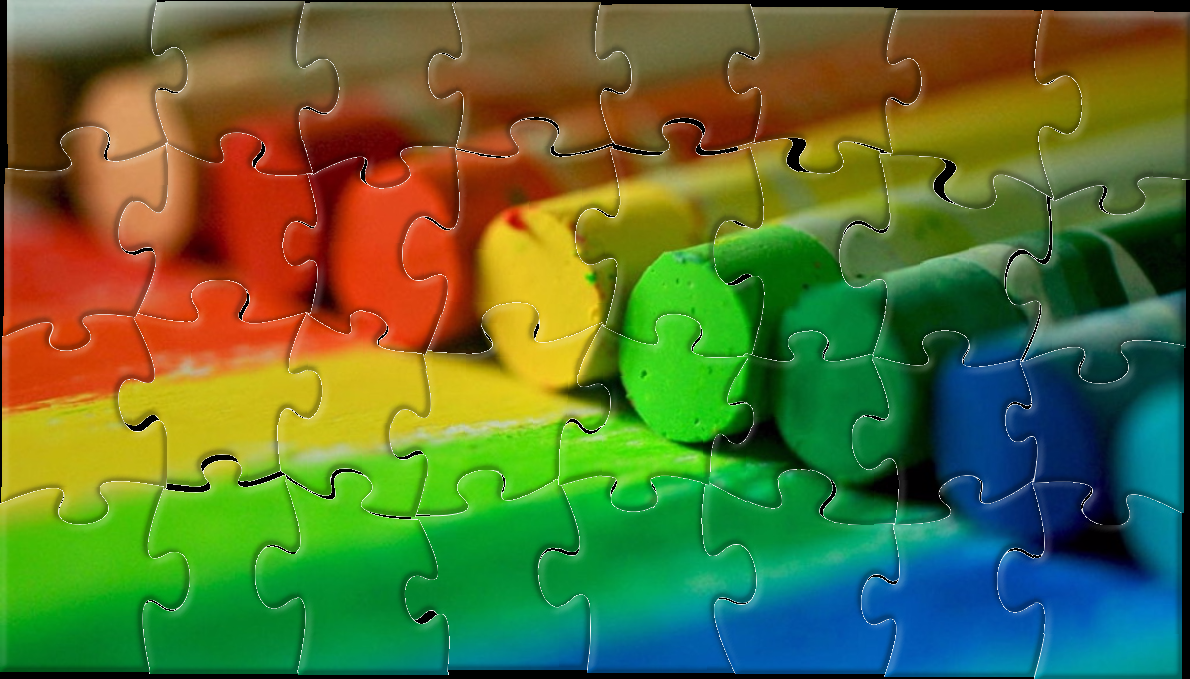
#> input picture resources/jigsaw-solved/craies_32.png, 1190 x 679 px; its folder holds only this picture in this run
$ python -i Bad_Extractor.py.py   (imports and definitions only)
#> lines starting #> are read from the running program, lines starting #| are printed output that depends on the picture; after the words box and inside, x2 and y2 are one past the last pixel; in counts of white or black regions, pixels touching at a corner belong together
from scipy import ndimage

import cv2
import sys
import numpy as np
from Img.GreenScreen import *
from Img.filters import *

PREPROCESS_DEBUG_MODE = 1

def show_image(img, ind=None, name='image', show=True):
    """ Helper used for matplotlib image display """

    plt.axis("off")
    plt.imshow(img)
    if show:
        plt.show()

def show_contours(contours, imgRef):
    """ Helper used for matplotlib contours display """

    whiteImg = np.zeros(imgRef.shape)
    cv2.drawContours(whiteImg, contours, -1, (255, 0, 0), 1, maxLevel=1)
    show_image(whiteImg)
    cv2.imwrite("/tmp/cont.png", whiteImg)

class Extractor():
    """
        Class used for preprocessing and pieces extraction
    """

    def __init__(self, path, viewer=None, green_screen=False, factor=0.84):
#> called with green_screen = False, factor = 0.84
        self.path = path
        self.img = cv2.imread(self.path, cv2.IMREAD_COLOR)
#> self.img is the input picture: shape (679, 1190, 3); mean B, G, R 51.3, 111.5, 87.9
        if green_screen:
            self.img = cv2.medianBlur(self.img, 5)
            divFactor = 1 / (self.img.shape[1] / 640)
            print(self.img.shape)
            print('Resizing with factor', divFactor)
            self.img = cv2.resize(self.img, (0, 0), fx=divFactor, fy=divFactor)
            cv2.imwrite("/tmp/resized.png", self.img)
            remove_background("/tmp/resized.png", factor=factor)
            self.img_bw = cv2.imread("/tmp/green_background_removed.png", cv2.IMREAD_GRAYSCALE)
            # rescale self.img and self.img_bw to 640
        else:
            self.img_bw = cv2.imread(self.path, cv2.IMREAD_GRAYSCALE)
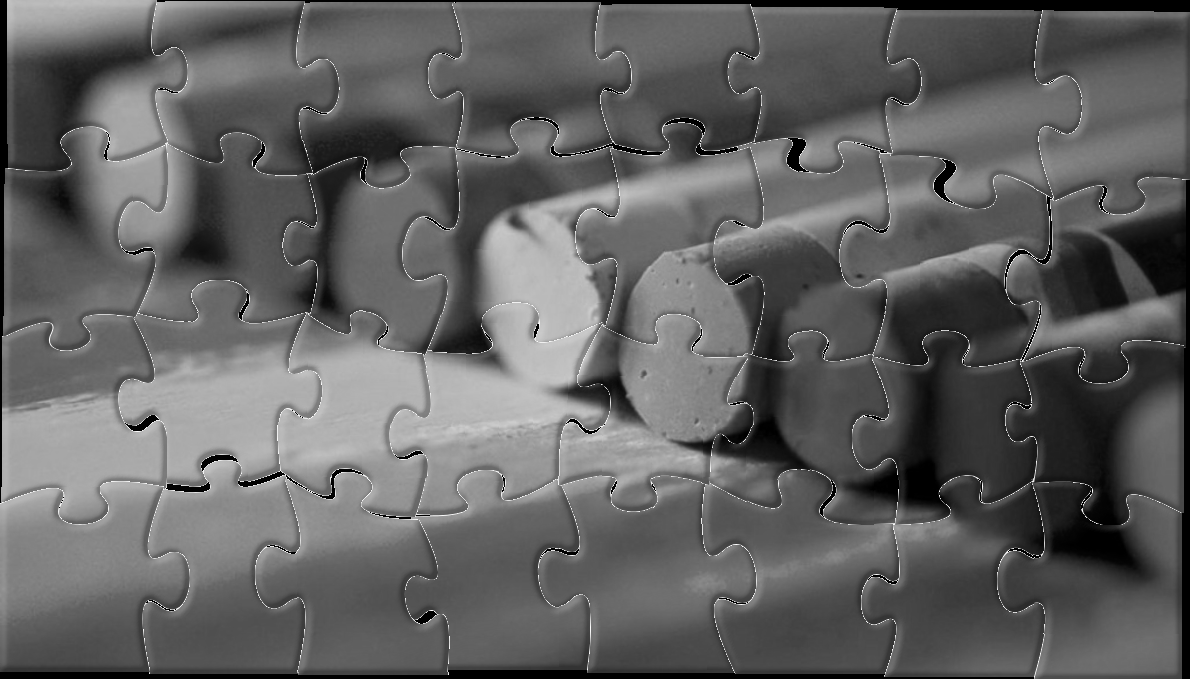
#> self.img_bw: shape (679, 1190); min 0, max 255, mean 97.1
        self.viewer = viewer
        self.green_ = green_screen
        self.kernel_ = cv2.getStructuringElement(cv2.MORPH_RECT, (3, 3))

    def log(self, *args):
        """ Helper function to log informations to the GUI """

        print(' '.join(map(str, args)))
        if self.viewer:
            self.viewer.addLog(args)

    def extract(self):
        """
            Perform the preprocessing of the image and call functions to extract
            informations of the pieces.
        """

        kernel = np.ones((3, 3), np.uint8)

        cv2.imwrite("/tmp/binarized.png", self.img_bw)
        if self.viewer is not None:
            self.viewer.addImage("Binarized", "/tmp/binarized.png")

        ### Implementation of random functions, actual preprocessing is down below

        def fill_holes():
            """ filling contours found (and thus potentially holes in pieces) """

            contour, _ = cv2.findContours(self.img_bw, cv2.RETR_CCOMP, cv2.CHAIN_APPROX_SIMPLE)
            for cnt in contour:
                cv2.drawContours(self.img_bw, [cnt], 0, 255, -1)

        def generated_preprocesing():
            ret, self.img_bw = cv2.threshold(self.img_bw, 254, 255, cv2.THRESH_BINARY_INV)
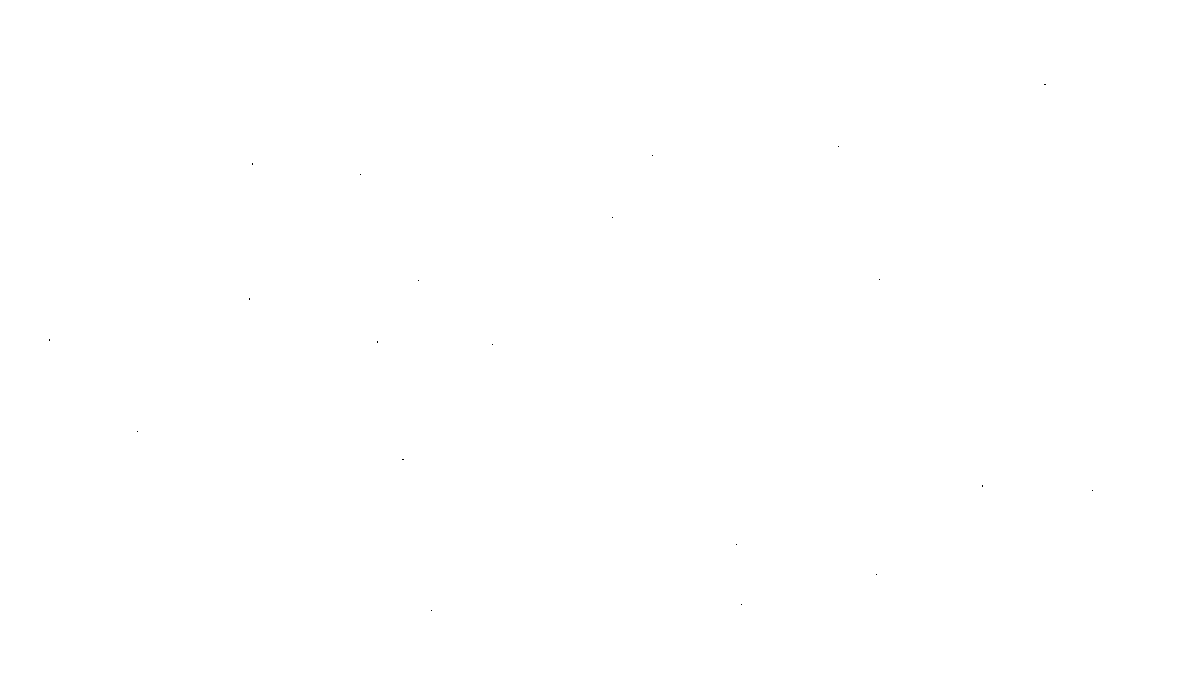
#> self.img_bw: shape (679, 1190); 100% white; black in thin lines or dots, all inside (x1, y1, x2, y2) = (49, 84, 1093, 611)
            cv2.imwrite("/tmp/otsu_binarized.png", self.img_bw)
            self.img_bw = cv2.morphologyEx(self.img_bw, cv2.MORPH_CLOSE, kernel)
#> self.img_bw: shape (679, 1190); every value is 255
            self.img_bw = cv2.morphologyEx(self.img_bw, cv2.MORPH_OPEN, kernel)


        def real_preprocessing():
            """ Apply morphological operations on base image. """
            self.img_bw = cv2.morphologyEx(self.img_bw, cv2.MORPH_CLOSE, kernel)
            self.img_bw = cv2.morphologyEx(self.img_bw, cv2.MORPH_OPEN, kernel)

        ### PREPROCESSING: starts there

        # With this we apply morphologic operations (CLOSE, OPEN and GRADIENT)
        if not self.green_:
            generated_preprocesing()
        else:
            real_preprocessing()
        # These prints are activated only if the PREPROCESS_DEBUG_MODE variable at the top is set to 1
        if PREPROCESS_DEBUG_MODE == 1:
            show_image(self.img_bw)

        # With this we fill the holes in every contours, to make sure there is no fragments inside the pieces
        if not self.green_:
            fill_holes()
#> in fill_holes, `contour, _ = cv2.findContours(self.img_bw, cv2.RETR_CCOMP, cv2.CHAIN_A..`: contour = [[[0, 0], [0, 678], [1189, 678], [1189, 0]]]
#> the loop in fill_holes, `for cnt in contour:` made 1 pass
#> cnt on pass 1: [[0, 0], [0, 678], [1189, 678], [1189, 0]]

        if PREPROCESS_DEBUG_MODE == 1:
            show_image(self.img_bw)

        cv2.imwrite("/tmp/binarized_treshold_filled.png", self.img_bw)
        if self.viewer is not None:
            self.viewer.addImage("Binarized treshold", "/tmp/binarized_treshold_filled.png")

        contours, hier = cv2.findContours(self.img_bw, cv2.RETR_EXTERNAL, cv2.CHAIN_APPROX_NONE)
#> contours = 1 contour; box (x1, y1, x2, y2) and area: (0, 0, 1190, 679) 806142
        self.log('Found nb pieces: ' + str(len(contours)))

        # With this we can manually set the maximum number of pieces manually, or we try to guess their number
        # to guess it, we only keep the contours big enough
        nb_pieces = None

        #TEMPORARY TO AVOID DEBUG ORGINAL:
        if len(sys.argv) < 0:
            # Number of pieces specified by user
            nb_pieces = int(sys.argv[2])
            contours = sorted(contours, key=lambda x: x.shape[0], reverse=True)[:nb_pieces]
            self.log('Found nb pieces after manual setting: ' + str(len(contours)))
        else:
            # Try to remove useless contours
            for i, contour in enumerate(contours):
                print(f"Contour {i} has shape {contour.shape}")
#> this loop made 1 pass
#| Contour 0 has shape (3734, 1, 2)
            contours = sorted(contours, key=lambda x: x.shape[0], reverse=True)
#> (the run stopped early here; a loop or call above may not have finished)
